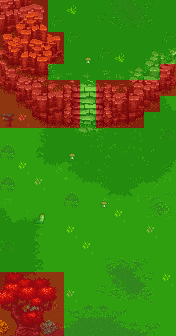

This is a level from a 2D game, rendered from its Tiled map with the project's own tilesets. A one-line summary and the complete map file follow:
An orthogonal 11x21 tile map with 16x16 px tiles, 7 tile layers (Tile Layer 5, Tile Layer 4, Tile Layer 7, Tile Layer 6, ...).

<map version="1.5" tiledversion="2021.02.15" orientation="orthogonal" renderorder="left-down" width="11" height="21" tilewidth="16" tileheight="16" infinite="0" nextlayerid="14" nextobjectid="1">
 <tileset firstgid="1" source="../world_tiles/tileset.tsx" />
 <layer id="11" name="Tile Layer 5" width="11" height="21">
  <data encoding="csv">
9814,9814,9814,9814,11030,9814,10429,10430,10431,10432,9814,
9814,10427,9814,10427,9814,9814,10529,10530,10531,10532,9814,
9814,9814,11030,9814,10427,9814,9814,9814,9814,9814,10427,
9803,9803,9814,9814,9814,9814,10427,11030,9814,9803,9803,
9803,9803,9803,9803,9803,9803,9803,9803,9803,9803,9803,
9803,9803,9413,9414,9415,9416,9417,9418,9419,9521,9521,
9803,9803,9613,9614,9615,9616,9617,9618,9619,9620,9621,
10839,11339,9713,9714,9715,9716,9717,9718,9719,9720,9721,
9803,9803,9813,9814,9815,9816,9817,9818,9819,9820,9821,
10538,9803,9913,9914,9915,9916,9917,9918,9919,9920,9921,
9803,10839,10013,10014,10015,10016,10017,10018,10019,10020,10021,
10538,9803,11339,9803,10115,10116,10117,10118,10119,10120,10121,
9521,9803,9803,9803,10538,9803,10217,10218,10219,10337,10338,
9621,9622,9623,9803,9803,9803,9803,10839,9803,10437,10438,
9721,9722,9723,9803,10839,9803,9803,9803,9803,11339,9803,
9821,9822,9823,9803,9803,10839,9803,9803,9803,9803,9803,
9921,9922,9923,9803,9803,9803,10341,10342,10343,10344,9803,
10021,10022,10023,9803,9803,9803,10441,10442,10443,10444,10839,
10121,9803,10337,10338,11339,9803,10541,10542,10543,10544,9803,
9803,9803,10437,10438,9441,9442,9443,9444,9803,9803,9803,
9803,10839,9539,9540,9541,9542,9543,9544,9545,9546,9803
</data>
 </layer>
 <layer id="10" name="Tile Layer 4" width="11" height="21">
  <data encoding="csv">
0,0,0,0,0,0,0,0,0,0,0,
0,0,0,0,0,0,0,0,0,0,0,
0,0,0,0,0,0,0,0,0,0,0,
8213,8214,8215,8216,8217,8218,8219,8220,8221,8222,8223,
8313,8314,8315,8316,8317,8318,8319,8320,8321,8322,8323,
8413,8414,8415,8416,9017,9018,9019,8420,8421,8422,8423,
8513,8514,8515,8516,9117,9118,9119,8520,8521,8522,8523,
8613,8614,8615,8616,9217,9218,9219,8620,8621,8622,8623,
0,0,0,0,9317,9318,9319,0,0,0,10527,
0,0,0,0,0,0,0,0,0,0,0,
0,0,0,0,0,0,0,0,0,0,0,
0,0,0,0,0,0,0,0,0,0,0,
0,0,0,0,0,0,0,0,0,0,0,
0,0,0,0,0,0,0,0,0,0,0,
0,0,0,0,0,0,0,0,0,0,0,
10527,0,0,0,0,0,0,0,0,0,0,
0,0,0,0,0,0,0,0,0,0,0,
0,0,0,0,0,0,0,0,0,0,0,
0,0,0,0,0,0,0,0,0,0,0,
0,0,0,0,0,0,0,0,0,0,0,
11384,0,0,0,0,0,0,0,0,0,0
</data>
 </layer>
 <layer id="13" name="Tile Layer 7" width="11" height="21">
  <data encoding="csv">
9571,9572,9573,0,0,0,0,0,0,0,0,
9671,9672,9673,0,0,0,0,0,0,0,0,
9771,9772,9773,0,0,0,0,0,0,0,0,
0,0,0,0,0,0,0,0,0,0,0,
0,0,0,0,0,0,0,0,0,0,0,
0,0,0,0,0,0,0,0,0,0,0,
0,0,0,0,0,0,0,0,0,0,0,
0,0,0,0,0,0,0,0,0,0,0,
0,0,0,0,0,0,0,0,0,0,0,
0,0,0,0,0,0,0,0,0,0,0,
0,0,0,0,0,0,0,0,0,0,0,
0,0,0,0,0,0,0,0,0,0,0,
0,0,0,0,0,0,0,0,0,0,0,
0,0,0,0,0,0,0,0,0,0,0,
0,0,0,0,0,0,0,0,0,0,0,
0,0,0,0,0,0,0,0,0,0,0,
0,0,0,0,0,0,0,0,0,0,0,
0,0,0,0,0,0,0,0,0,0,0,
0,0,0,0,0,0,0,0,0,0,0,
0,11983,11984,0,0,0,0,0,0,0,0,
0,0,11983,11984,0,0,0,0,0,0,0
</data>
 </layer>
 <layer id="12" name="Tile Layer 6" width="11" height="21">
  <data encoding="csv">
8866,8867,8868,8869,0,0,0,0,0,0,0,
8966,8967,8968,8969,0,0,0,0,0,0,0,
9066,9067,9068,9069,0,0,0,0,0,0,0,
9166,9167,9168,9169,0,0,0,0,0,0,0,
9266,9267,9268,9269,0,0,0,0,0,0,0,
0,0,0,0,0,0,0,0,0,0,0,
0,0,0,0,0,0,0,0,0,0,0,
0,0,0,0,0,0,0,0,0,0,0,
0,0,0,0,0,0,0,0,0,0,0,
0,0,0,0,0,0,0,0,0,0,0,
0,0,0,0,0,0,0,0,0,0,0,
0,0,0,0,0,0,0,0,0,0,0,
0,0,0,0,0,0,0,0,0,0,0,
0,0,0,0,0,0,0,0,0,0,0,
0,0,0,0,0,0,0,0,0,0,0,
0,0,0,0,0,0,0,0,0,0,0,
0,0,0,0,0,0,0,0,0,0,0,
10867,10868,10869,10870,0,0,0,0,0,0,0,
10967,10968,10969,10970,0,0,0,0,0,0,0,
11067,11068,11069,11070,0,0,0,0,0,0,0,
11167,11168,11169,11170,0,0,0,0,0,0,0
</data>
 </layer>
 <layer id="7" name="anim" width="11" height="21">
  <data encoding="csv">
0,0,0,0,0,0,0,0,0,0,0,
0,0,0,0,0,0,0,0,0,0,0,
0,0,0,0,0,0,0,0,0,0,0,
0,0,0,0,0,0,0,0,0,0,0,
0,0,0,0,0,0,0,0,0,0,0,
0,0,0,0,0,0,0,0,0,0,0,
0,0,0,0,0,0,0,0,0,0,0,
15822,0,0,0,0,0,0,0,0,0,0,
0,0,0,0,0,0,0,0,0,0,0,
0,0,0,0,0,0,0,0,0,0,0,
0,0,0,0,0,0,0,0,0,0,0,
0,0,0,0,0,0,0,0,0,0,0,
0,0,0,0,0,0,0,0,0,0,0,
0,0,0,0,0,0,0,0,0,0,0,
0,0,0,0,0,0,0,0,0,0,0,
0,0,0,0,0,0,0,0,0,0,0,
0,0,0,0,0,0,0,0,0,0,0,
0,0,0,0,0,0,0,0,0,0,0,
0,0,0,0,0,0,0,0,0,0,0,
0,0,0,0,0,0,0,0,0,0,0,
0,0,0,0,0,0,0,0,0,0,0
</data>
 </layer>
 <layer id="8" name="characters" width="11" height="21">
  <data encoding="csv">
0,0,0,0,0,0,0,0,0,0,0,
0,0,0,0,0,0,0,0,0,0,0,
0,0,0,0,0,0,0,0,0,0,0,
0,0,0,0,0,15503,0,0,0,0,0,
0,0,0,0,0,0,0,0,0,0,0,
0,0,0,0,0,0,0,0,0,0,0,
0,0,0,0,0,0,0,0,0,0,0,
0,0,0,0,0,0,0,0,0,0,0,
0,0,0,0,0,0,0,0,0,0,0,
0,0,0,0,15503,0,0,0,0,0,0,
0,0,0,0,0,0,0,0,0,0,0,
0,0,0,0,0,0,0,0,0,0,0,
0,0,0,0,0,0,15503,0,0,0,0,
0,0,15602,0,0,0,0,0,0,0,0,
0,0,0,0,0,0,0,0,0,0,0,
0,0,0,0,0,0,0,0,0,0,0,
0,0,0,0,0,0,0,0,0,0,0,
0,0,0,0,0,0,0,0,0,0,0,
0,0,0,0,0,0,0,0,0,0,0,
0,0,0,0,0,0,0,0,0,0,0,
0,0,0,0,0,0,0,0,0,0,0
</data>
 </layer>
 <layer id="9" name="walkable" width="11" height="21">
  <data encoding="csv">
15437,15437,15437,15537,15537,15537,15537,15537,15537,15537,15537,
15437,15437,15437,15537,15537,15537,15537,15537,15537,15537,15537,
15437,15437,15437,15437,15537,15537,15537,15537,15537,15537,15537,
15437,15437,15437,15437,15537,15537,15537,15537,15537,15537,15537,
15437,15437,15437,15537,15537,15537,15537,15537,15537,15537,15437,
15437,15437,15437,15437,15437,15537,15437,15437,15437,15437,15437,
15437,15437,15437,15437,15437,15537,15437,15437,15437,15437,15537,
15437,15437,15437,15437,15437,15537,15437,15437,15437,15537,15537,
15537,15537,15537,15537,15537,15537,15537,15537,15537,15537,15537,
15537,15537,15537,15537,15537,15537,15537,15537,15537,15537,15537,
15537,15537,15537,15537,15537,15537,15537,15537,15537,15537,15537,
15537,15537,15537,15537,15537,15537,15537,15537,15537,15537,15537,
15537,15537,15537,15537,15537,15537,15537,15537,15537,15537,15537,
15537,15537,15537,15537,15537,15537,15537,15537,15537,15537,15537,
15537,15537,15537,15537,15537,15537,15537,15537,15537,15537,15537,
15537,15537,15537,15537,15537,15537,15537,15537,15537,15537,15537,
15537,15537,15537,15537,15537,15537,15537,15537,15537,15537,15537,
15437,15437,15437,15437,15537,15537,15537,15537,15537,15537,15537,
15437,15437,15437,15437,15537,15537,15537,15537,15537,15537,15537,
15437,15437,15437,15437,15537,15537,15537,15537,15537,15537,15537,
15437,15437,15437,15437,15537,15537,15537,15537,15537,15537,15537
</data>
 </layer>
</map>
